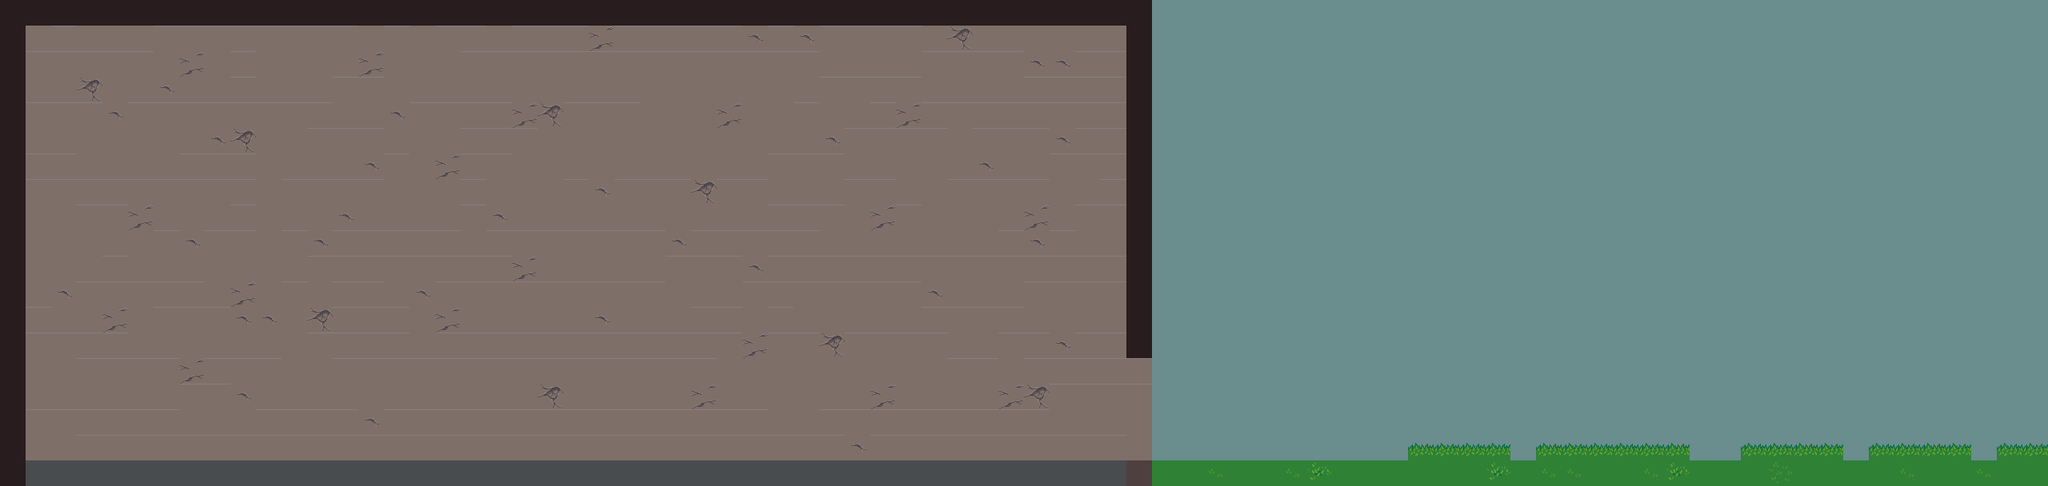

The image is a tile-based game level rendered from a .tmx file. Its description and source (layers, tilesets, objects; grid data summarised) follow:
An orthogonal 80x19 tile map with 32x32 px tiles, 3 tile layers (Tile Layer 1, Tile Layer 2, Tile Layer 3).

<map version="1.0" tiledversion="1.0.3" orientation="orthogonal" renderorder="right-down" width="80" height="19" tilewidth="32" tileheight="32" nextobjectid="8">
 <tileset firstgid="1" name="tileset1" tilewidth="32" tileheight="32" tilecount="1024" columns="32">
  <image source="../img/LPC_Terrain/terrain.png" width="1024" height="1024" />
 </tileset>
 <layer name="Tile Layer 1" width="80" height="19">
  <data>[1520 cells, 1520 non-empty, 7 distinct tile ids]</data>
 </layer>
 <layer name="Tile Layer 2" width="80" height="19">
  <data>[1520 cells, 181 non-empty, 5 distinct tile ids]</data>
 </layer>
 <layer name="Tile Layer 3" width="80" height="19">
  <data>[1520 cells, 31 non-empty, 4 distinct tile ids]</data>
 </layer>
</map>
